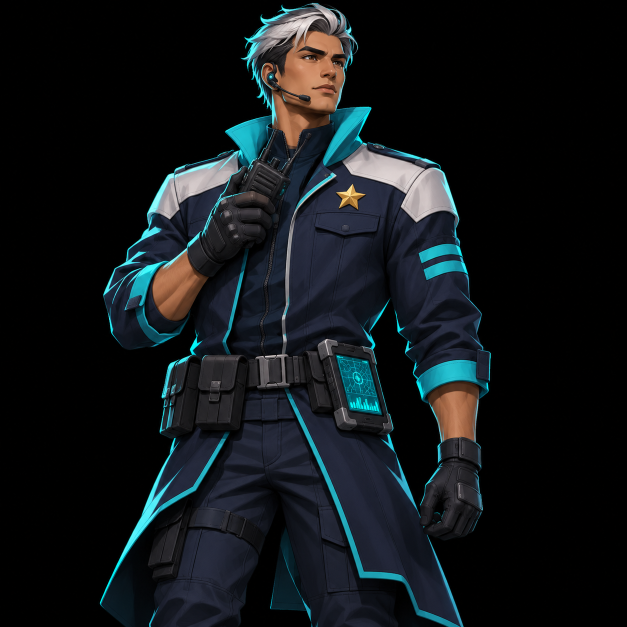
#> input picture tools/art/astra/portrait.png, 1254 x 1254 px, given in place of walk.png, which was not available (shown at 1/2 size)
$ python extract-minebeast.py
#> lines starting #> are read from the running program, lines starting #| are printed output that depends on the picture; after the words box and inside, x2 and y2 are one past the last pixel; in counts of white or black regions, pixels touching at a corner belong together
# THE MINE BEAST (wave 20 mission boss) from the user's ChatGPT art in tools/art/minebeast:
#   walk / run / strike / throw .png   5 rows x 4 columns on magenta. The side rows were drawn facing LEFT: rows = D, DL, L, UL, U (the game mirrors the right)
#   charge.png (6, side view facing RIGHT) · dive.png (6) · emerge.png (6) · stagger.png (4) · roar.png (6) · kneel.png (8)   one row each on magenta · portrait.png (square, black)
#   fx-<rubble|erupt|rock|shock>-<1|2|3>.png   8 frames in a row on black: start / loop / end (shock has no end yet)
#   python3 tools/extract-minebeast.py
# Writes client/assets/sprites/zombies/dir8/mb-*.webp, client/assets/sprites/fx/mb-*.webp and client/mineBeastArt.js (cell sizes, anchors, the draw scale).
import os, json
import numpy as np
from PIL import Image
from scipy import ndimage
here = os.path.dirname(os.path.abspath(__file__)); ART = os.path.join(here, 'art', 'minebeast')
C = os.path.join(here, '..', 'client', 'assets'); D8 = os.path.join(C, 'sprites', 'zombies', 'dir8'); FX = os.path.join(C, 'sprites', 'fx')
GAME_H = 480   # his standing height in the game (px). (Nov 13) 1.6x bigger: was 300
SC = 1.128 * 1.6   # (Nov 13, user) 1.6x bigger. (Nov 12) the sheets are cut at the size he is drawn (was: the art's own size, stretched 1.128x by the browser = soft); META.k is now 1
meta = {}

def load(n): return np.array(Image.open(os.path.join(ART, n + '.png')).convert('RGB')).astype(int)
#> called with n = 'walk'
def keyed(a):
    r, g, b = a[..., 0], a[..., 1], a[..., 2]
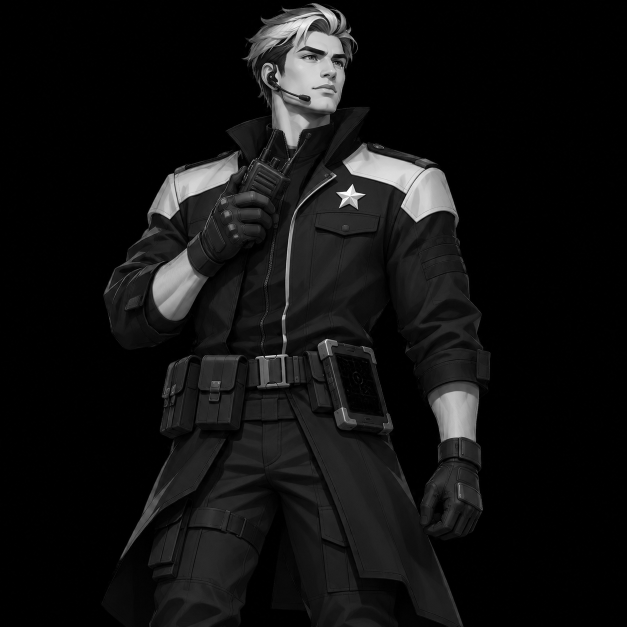
#> r: shape (1254, 1254) int64 (shown at 1/2 size); min 0, max 255, mean 17.3
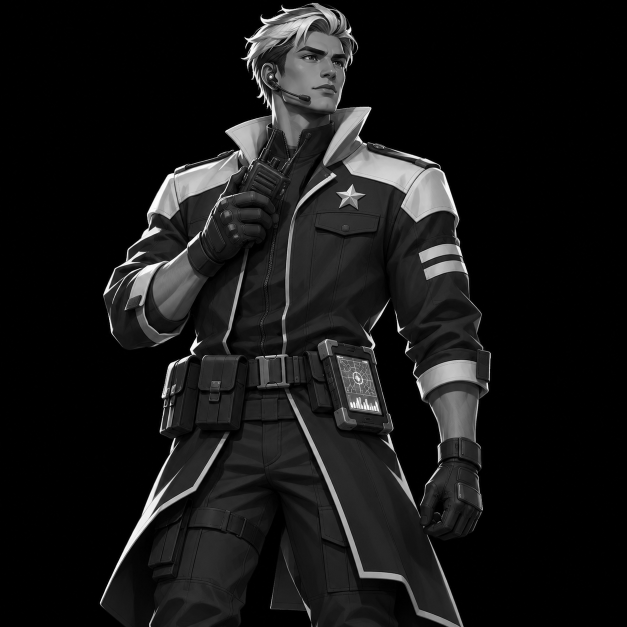
#> g: shape (1254, 1254) int64 (shown at 1/2 size); min 0, max 255, mean 22.2
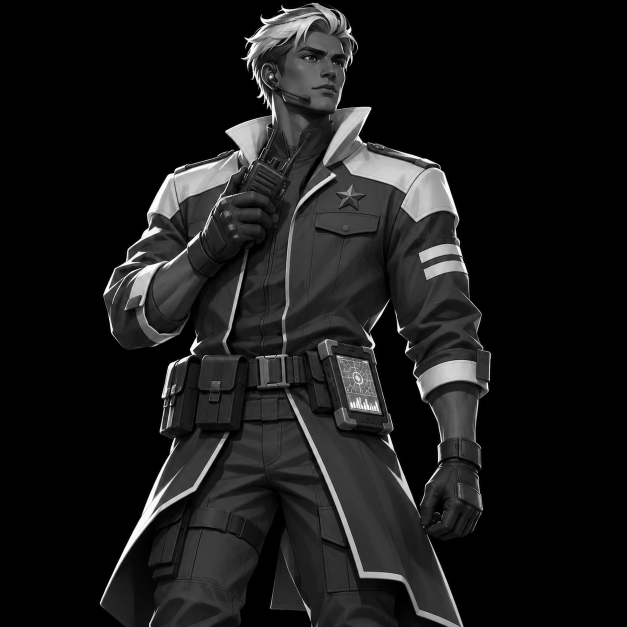
#> b: shape (1254, 1254) int64 (shown at 1/2 size); min 0, max 255, mean 25.1
    fg = ~((r - g > 60) & (b - g > 60) & (np.abs(r - b) < 90))
#> fg: shape (1254, 1254) bool; every value is 1
    fg = ndimage.binary_opening(fg, iterations=1)
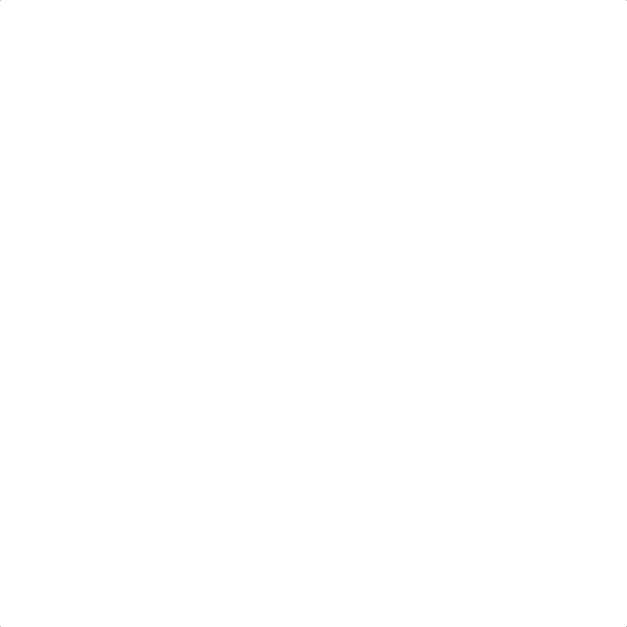
#> fg: shape (1254, 1254) bool (shown at 1/2 size); 100% white; black in thin lines or dots
    lab, n = ndimage.label(fg); sz = ndimage.sum(fg, lab, range(1, n + 1)); fg = np.isin(lab, [i + 1 for i in range(n) if sz[i] >= 30])
#> after `lab, n = ndimage.label(fg)`: lab: shape (1254, 1254) int32; values 0 (black) and 1 (white), 100% white; black in thin lines or dots
#> after `lab, n = ndimage.label(fg)`: n = 1
#> after `sz = ndimage.sum(fg, lab, range(1, n + 1))`: sz = [1572512]
    rgb = a.copy(); edge = fg & ~ndimage.binary_erosion(fg, iterations=2)
#> after `edge = fg & ~ndimage.binary_erosion(fg, iterations=2)`:
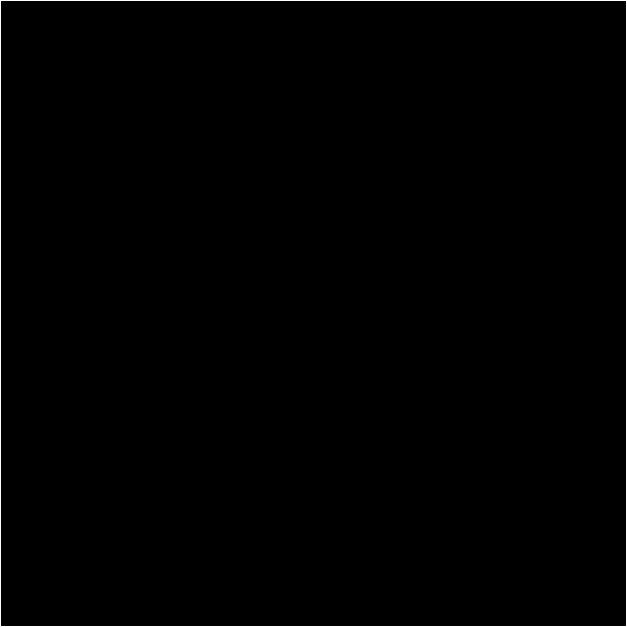
#> edge: shape (1254, 1254) bool (shown at 1/2 size); 0.64% white; 1 white region, box (x1, y1, x2, y2) and area: (0, 0, 1254, 1254) 10012
    pink = edge & (r > g + 30) & (b > g + 30) & (np.abs(r - b) < 80); rgb[..., 0] = np.where(pink, g + 10, r); rgb[..., 2] = np.where(pink, g + 6, b)
#> after `pink = edge & (r > g + 30) & (b > g + 30) & (np.abs(r - b) < 80)`: pink: shape (1254, 1254) bool; every value is 0
    return fg, np.dstack([np.clip(rgb, 0, 255).astype(np.uint8), (fg * 255).astype(np.uint8)])
def torso_x(m):
    ys, xs = np.where(m); top, bot = ys.min(), ys.max(); h = bot - top; band = (ys > top + h * .35) & (ys < top + h * .75)
    return float(np.median(xs[band])) if band.any() else float(np.median(xs))
# [15 lines left out: functions resize_sharp, place, not called in this run]
def save(atlas, out, q=90):
    path = os.path.join(D8, out + '.webp'); atlas.save(path, quality=q, alpha_quality=92, method=6); print(out, atlas.size, '->', os.path.getsize(path) // 1024, 'KB')

def grid(name, cw, ch, main_only=False, flips=()):   # 5 rows x 4: every frame sits on its ROW's ground line, anchored on its torso
    fg, rgba = keyed(load(name)); H, W = fg.shape; cw, ch = round(cw * SC), round(ch * SC); ax, fy = cw // 2, ch - round(8 * SC)
#> after `H, W = fg.shape`: H = 1254; W = 1254
    lab, n = ndimage.label(ndimage.binary_dilation(fg, iterations=2)); lab = np.where(fg, lab, 0); sizes = ndimage.sum(fg, lab, range(1, n + 1)); cen = ndimage.center_of_mass(fg, lab, range(1, n + 1)); owner = np.zeros(n + 1, int)
#> after `lab, n = ndimage.label(ndimage.binary_dilation(fg, iterations=2))`: lab: shape (1254, 1254) int32; every value is 1
#> after `lab, n = ndimage.label(ndimage.binary_dilation(fg, iterations=2))`: n = 1
#> after `sizes = ndimage.sum(fg, lab, range(1, n + 1))`: sizes = [1572512]
#> after `cen = ndimage.center_of_mass(fg, lab, range(1, n + 1))`: cen = [(626.5, 626.5)]
#> after `owner = np.zeros(n + 1, int)`: owner = [0, 0]
    for i, (cy, cx) in enumerate(cen): owner[i + 1] = 1 + min(4, int(cy / (H / 5))) * 4 + min(3, int(cx / (W / 4)))
#> this loop made 1 pass
#> after the loop, owner = [0, 10]
    if main_only:   # only each frame's body (the art's own flying crystals / chips are dropped: the game draws those)
        for slot in range(1, 21):
            ids = [i + 1 for i in range(n) if owner[i + 1] == slot]; big = max(sizes[i - 1] for i in ids)
            for i in ids:
                if sizes[i - 1] < big * .2: owner[i] = 0
    cellmap = owner[lab]; atlas = Image.new('RGBA', (cw * 4, ch * 5)); hs = []
#> after `cellmap = owner[lab]`: cellmap: shape (1254, 1254) int64; values 0 (black) and 10 (white), 100% white; black in thin lines or dots
#> after `atlas = Image.new('RGBA', (cw * 4, ch * 5))`: atlas: PIL image 1876x2705 RGBA; every value is 0
    def cell(r, c):
        m = cellmap == 1 + r * 4 + c; ys, xs = np.where(m); y0, y1, x0, x1 = ys.min(), ys.max() + 1, xs.min(), xs.max() + 1
        q = rgba[y0:y1, x0:x1].copy(); q[..., 3] = np.where(m[y0:y1, x0:x1], 255, 0); return m[y0:y1, x0:x1], q, y1
    for r in range(5):
        got = [cell(r, c) for c in range(4)]; ground = max(g[2] for g in got)
        for c, (m, q, y1) in enumerate(got):
            atlas.alpha_composite(place(q, cw, ch, ax, fy, torso_x(m), m.shape[0] - 1 + (ground - y1), (r, c) in flips), (c * cw, r * ch))
            if r == 0: hs.append(m.shape[0])
#> after the loop, hs = []
    save(atlas, 'mb-' + name); meta[name] = {'url': f'assets/sprites/zombies/dir8/mb-{name}.webp', 'w': cw, 'h': ch, 'ax': ax, 'fy': fy}; return float(np.median(hs))
# [17 lines left out: function strip, not called in this run]

#> (the run stopped early here; a loop or call above may not have finished)
